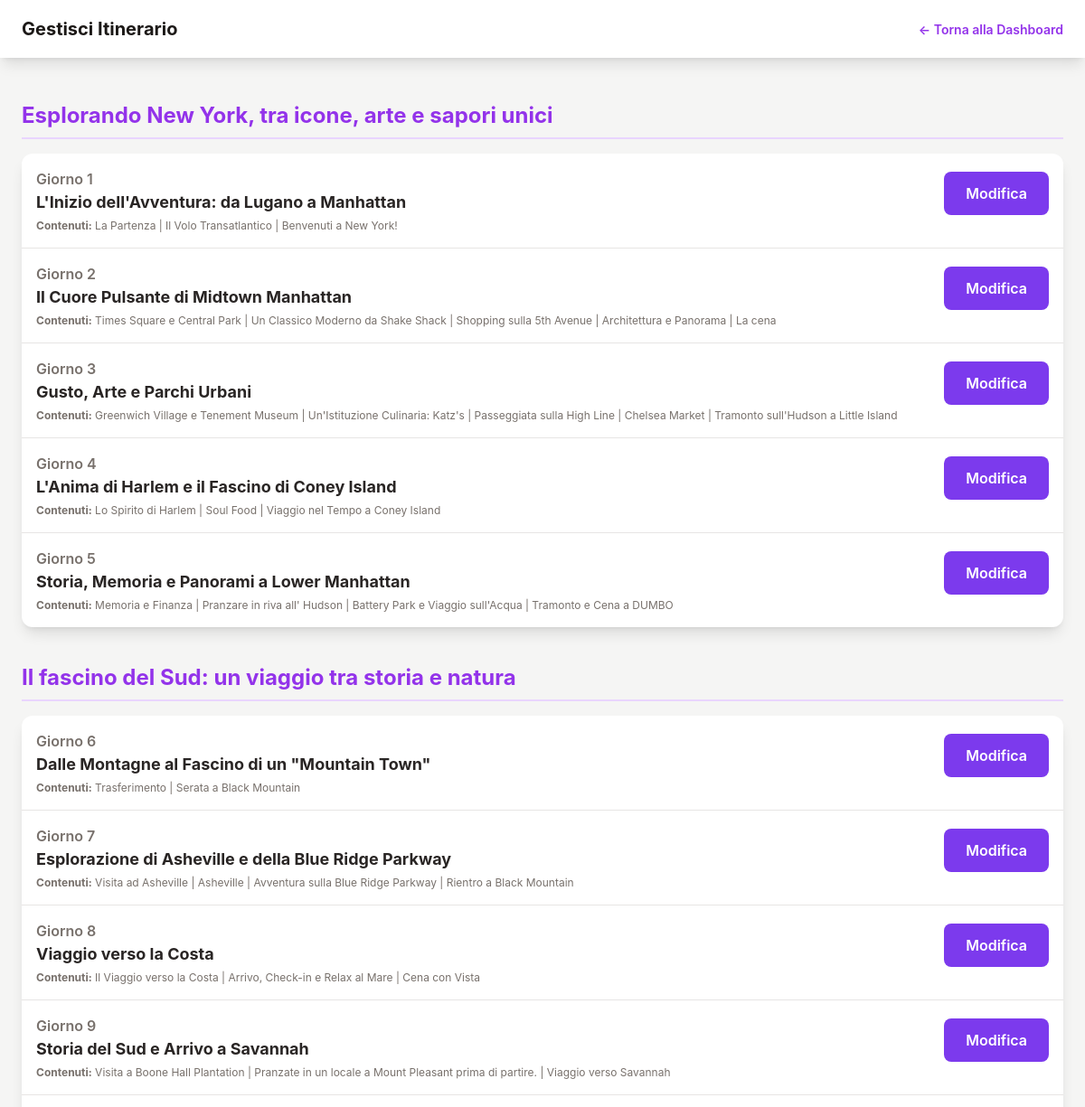
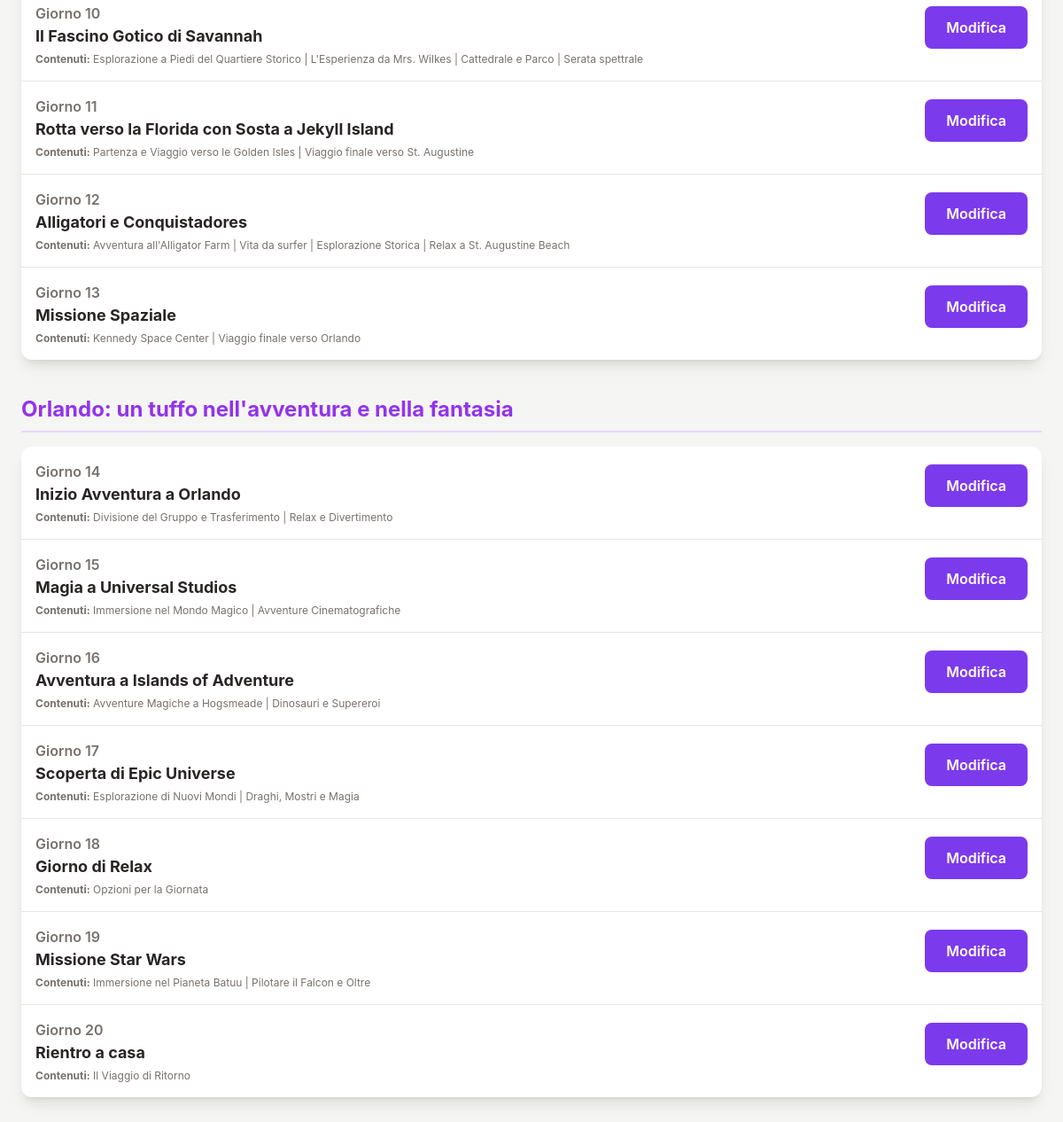
The app's page /admin/gestisci_itinerario.php (signed in) with its own data (2 pictures, top to bottom).
### tables this page shows
CREATE TABLE `giorni` (
  `id` int(11) NOT NULL,
  `parte_id` int(11) NOT NULL,
  `giorno_num` int(11) NOT NULL,
  `data` varchar(100) NOT NULL,
  `titolo` varchar(255) NOT NULL,
  `immagine_copertina` varchar(255) NOT NULL,
  `riassunto` text NOT NULL,
  `data_modifica` timestamp NOT NULL DEFAULT current_timestamp() ON UPDATE current_timestamp()
);

### admin/gestisci_itinerario.php (the view, shortened to what this page needs)
<?php
require_once '../page/config.php';
try {
    $pdo = connect_db();
} catch (PDOException $e) {
    die("Impossibile connettersi al database: " . $e->getMessage());
}
$stmt = $pdo->query("
    SELECT
        g.id,
        g.giorno_num,
        g.titolo,
        p.titolo AS titolo_parte,
        GROUP_CONCAT(s.titolo ORDER BY s.ordine SEPARATOR ' | ') AS sezioni_titoli
    FROM giorni g
    JOIN parti p ON g.parte_id = p.id
    LEFT JOIN sezioni s ON s.giorno_id = g.id
    GROUP BY g.id
    ORDER BY p.id ASC, g.giorno_num ASC
");
$tutti_i_giorni = $stmt->fetchAll(PDO::FETCH_ASSOC);
$giorni_raggruppati = [];
foreach ($tutti_i_giorni as $giorno) {
    $giorni_raggruppati[$giorno['titolo_parte']][] = $giorno;
}
?>
<!DOCTYPE html>
<html lang="it">
<head>
    <script src="https://cdn.tailwindcss.com"></script>
    <link rel="stylesheet" href="/usa/assets/css/style.css">
</head>
<body class="bg-stone-100">
    <header class="bg-white text-stone-800 shadow-lg">
        <div class="main-container flex justify-between items-center h-16">
            <h1 class="text-xl font-bold">Gestisci Itinerario</h1>
            <div>
                <a href="index.php" class="text-sm font-semibold text-purple-600 hover:underline">&larr; Torna alla Dashboard</a>
            </div>
        </div>
    </header>
    <main class="main-container py-12">
        <div class="space-y-10">
            <?php foreach ($giorni_raggruppati as $titolo_parte => $giorni_in_parte): ?>
                <section>
                    <h3 class="text-2xl font-bold text-purple-600 border-b-2 border-purple-200 pb-2 mb-4"><?php echo htmlspecialchars($titolo_parte); ?></h3>
                    <div class="bg-white rounded-xl shadow-lg">
                        <ul class="divide-y divide-stone-200">
                            <?php foreach ($giorni_in_parte as $giorno): ?>
                                <li class="p-4 flex justify-between items-start gap-4">
                                    <div class="flex-grow">
                                        <span class="text-stone-500 font-semibold">Giorno <?php echo $giorno['giorno_num']; ?></span>
                                        <p class="text-lg font-bold text-stone-800"><?php echo htmlspecialchars($giorno['titolo']); ?></p>
                                        <?php if (!empty($giorno['sezioni_titoli'])): ?>
                                            <p class="text-xs text-stone-500 mt-1">
                                                <strong>Contenuti:</strong> <?php echo htmlspecialchars($giorno['sezioni_titoli']); ?>
                                            </p>
                                        <?php endif; ?>
                                    </div>
                                    <div class="flex-shrink-0 mt-1">
                                        <a href="modifica_giorno.php?id=<?php echo $giorno['id']; ?>" class="nav-button">
                                            Modifica
                                        </a>
                                    </div>
                                </li>
                            <?php endforeach; ?>
                        </ul>
                    </div>
                </section>
            <?php endforeach; ?>
        </div>
    </main>
</body>
</html>

### assets/css/style.css (style rules this page uses)
body { font-family: 'Inter', sans-serif; background-color: #f5f5f4; color: #292524; line-height: 1.65; }
h1, h2, h3, h4, h5, h6 { color: #1c1917; font-weight: 700; }
a { color: #7c3aed; transition: color 0.2s ease-in-out; }
.main-container { max-width: 80rem; margin-left: auto; margin-right: auto; padding-left: 1rem; padding-right: 1rem; }
@media (min-width: 640px) { .main-container { padding-left: 1.5rem; padding-right: 1.5rem; } }
.nav-button { display: inline-block; padding: 0.5rem 0.75rem; font-size: 0.875rem; white-space: nowrap; background-color: #7c3aed; color: white; font-weight: 600; border-radius: 0.5rem; transition: background-color 0.2s ease-in-out; text-decoration: none; }
@media (min-width: 768px) { .nav-button { padding: 0.75rem 1.5rem; font-size: 1rem; } }

### records on screen
giorni: giorno_num "1", titolo "L'Inizio dell'Avventura: da Lugano a Manhattan", sezioni_titoli "La Partenza | Il Volo Transatlantico | Benvenuti a New York!"
giorni: giorno_num "2", titolo "Il Cuore Pulsante di Midtown Manhattan", sezioni_titoli "Times Square e Central Park | Un Classico Moderno da Shake Shack | Shopping sulla 5th Avenue | Architettura e Panorama | La cena"
giorni: giorno_num "3", titolo "Gusto, Arte e Parchi Urbani", sezioni_titoli "Greenwich Village e Tenement Museum | Un'Istituzione Culinaria: Katz's | Passeggiata sulla High Line | Chelsea Market | Tramonto sull'Hudson a Little Island"
giorni: giorno_num "4", titolo "L'Anima di Harlem e il Fascino di Coney Island", sezioni_titoli "Lo Spirito di Harlem | Soul Food | Viaggio nel Tempo a Coney Island"
giorni: giorno_num "5", titolo "Storia, Memoria e Panorami a Lower Manhattan", sezioni_titoli "Memoria e Finanza | Pranzare in riva all' Hudson | Battery Park e Viaggio sull'Acqua | Tramonto e Cena a DUMBO"
giorni: giorno_num "6", titolo "Dalle Montagne al Fascino di un \"Mountain Town\"", sezioni_titoli "Trasferimento | Serata a Black Mountain"
giorni: giorno_num "7", titolo "Esplorazione di Asheville e della Blue Ridge Parkway", sezioni_titoli "Visita ad Asheville | Asheville | Avventura sulla Blue Ridge Parkway | Rientro a Black Mountain"
giorni: giorno_num "8", titolo "Viaggio verso la Costa", sezioni_titoli "Il Viaggio verso la Costa | Arrivo, Check-in e Relax al Mare | Cena con Vista"
giorni: giorno_num "9", titolo "Storia del Sud e Arrivo a Savannah", sezioni_titoli "Visita a Boone Hall Plantation | Pranzate in un locale a Mount Pleasant prima di partire. | Viaggio verso Savannah"
giorni: giorno_num "10", titolo "Il Fascino Gotico di Savannah", sezioni_titoli "Esplorazione a Piedi del Quartiere Storico | L'Esperienza da Mrs. Wilkes | Cattedrale e Parco | Serata spettrale"
giorni: giorno_num "11", titolo "Rotta verso la Florida con Sosta a Jekyll Island", sezioni_titoli "Partenza e Viaggio verso le Golden Isles | Viaggio finale verso St. Augustine"
giorni: giorno_num "12", titolo "Alligatori e Conquistadores", sezioni_titoli "Avventura all'Alligator Farm | Vita da surfer | Esplorazione Storica | Relax a St. Augustine Beach"
giorni: giorno_num "13", titolo "Missione Spaziale", sezioni_titoli "Kennedy Space Center | Viaggio finale verso Orlando"
giorni: giorno_num "14", titolo "Inizio Avventura a Orlando", sezioni_titoli "Divisione del Gruppo e Trasferimento | Relax e Divertimento"
giorni: giorno_num "15", titolo "Magia a Universal Studios", sezioni_titoli "Immersione nel Mondo Magico | Avventure Cinematografiche"
giorni: giorno_num "16", titolo "Avventura a Islands of Adventure", sezioni_titoli "Avventure Magiche a Hogsmeade | Dinosauri e Supereroi"
giorni: giorno_num "17", titolo "Scoperta di Epic Universe", sezioni_titoli "Esplorazione di Nuovi Mondi | Draghi, Mostri e Magia"
giorni: giorno_num "18", titolo "Giorno di Relax", sezioni_titoli "Opzioni per la Giornata"
giorni: giorno_num "19", titolo "Missione Star Wars", sezioni_titoli "Immersione nel Pianeta Batuu | Pilotare il Falcon e Oltre"
giorni: giorno_num "20", titolo "Rientro a casa", sezioni_titoli "Il Viaggio di Ritorno"

### other values on screen
$titolo_parte "Esplorando New York, tra icone, arte e sapori unici"
$titolo_parte "Il fascino del Sud: un viaggio tra storia e natura"
$titolo_parte "Orlando: un tuffo nell'avventura e nella fantasia"
